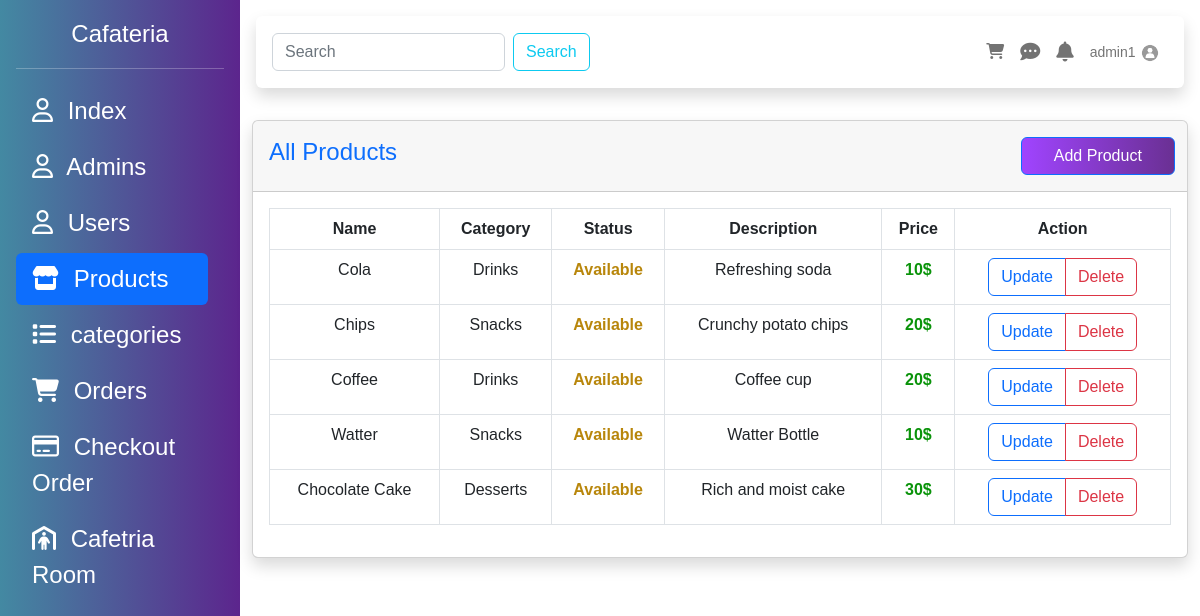
The page /products.php (signed in) on the database its author committed.
### tables this page shows
CREATE TABLE `products` (
  `id` int(10) UNSIGNED NOT NULL,
  `name` varchar(255) NOT NULL,
  `description` text DEFAULT NULL,
  `price` float NOT NULL,
  `picture` varchar(255) NOT NULL,
  `category_id` int(10) UNSIGNED NOT NULL,
  `status` enum('Available','Not Available') DEFAULT 'Available',
  `created_at` timestamp NOT NULL DEFAULT current_timestamp()
);

CREATE TABLE `categories` (
  `id` int(10) UNSIGNED NOT NULL,
  `category_name` varchar(255) NOT NULL,
  `category_description` text DEFAULT NULL,
  `created_at` timestamp NOT NULL DEFAULT current_timestamp()
);

### DataBase/DBCLass.php (called while the page is built, shortened)
<?php
require "connect.php";
class Table extends Database{
    public $TbName;
    public function __construct($tableName){
        $this->TbName = $tableName;
    }
    public function Select(array $columns, $condition=1){
        $statement = "SELECT " . implode(",", $columns) . " FROM {$this->TbName} WHERE $condition";
        try {
            $selected = parent::connect()->query($statement);
            return $selected;
        } catch (PDOException $e){
            throw new Exception("PDO Error: " . $e->getMessage());
        }
    }
    public function FindById($cond,$value){
        $sql = "SELECT * FROM {$this->TbName} WHERE $cond = :val";
        $Sel = parent::connect()->prepare($sql);
        $Sel->execute(['val' => $value]);
        if($Sel->rowCount() > 0){
            $result = $Sel->fetch();
            return $result;
        }else{
            throw new Exception("is not Found");
        }
    }
    public function SelectInnerJoinTable($tableName,array $firstTableColumns,array $secondTableColumns,$condition, $condition2 = 1){
        $firstRequiredColumns=array();
        $secondRequiredColumns=array();
        foreach ($firstTableColumns as $col){
            $firstRequiredColumns[]="$tableName"."."."$col";
        }
        foreach ($secondTableColumns as $col){
            $secondRequiredColumns[]="$this->TbName"."."."$col";
        }
        $statement="SELECT ".implode(",",$firstRequiredColumns).",".implode(",",$secondRequiredColumns)." FROM $this->TbName inner join $tableName on $condition where $condition2";
        try {
            $selected=parent::connect()->query($statement);
            return $selected;
        }catch (PDOException $e){
            throw new Exception("PDO Error: ". $e->getMessage() );
        }
    }
}
?>

### DataBase/connect.php (called while the page is built, shortened)
<?php
class Database{
    static protected $connection = false ;
    private static $server = 'localhost';
    private static $root = "root";
    private static $pass = "";
    private static $Db = "cafeteria";
    public static function connect(){
        if(!self::$connection){
            try {
                self::$connection = new PDO("mysql:host=".self::$server.";dbname=".self::$Db."", self::$root, self::$pass);
            } catch (PDOException $e) {
                die("PDO CONNECTION ERROR: " . $e->getMessage() . "<br/>");
            }
        }
        return self::$connection;
    }
}
?>

### products/listProducts.php (the view, shortened to what this page needs)
<div class="container-fluid">
    <div class="card shadow mb-4">
        <div class="card-header py-3">
            <div class="row justify-content-between align-items-center">
                <h4 class="col text-primary">All Products</h4>
                <a href="?add=Room" class="col-2 me-2 btn btn-primary">Add Product</a>
            </div>
        </div>
        <div class="card-body">
            <div class="table-responsive">
                <table class="table table-bordered table-hover table-responsive">
                    <thead>
                    <tr>
                        <th scope="col" class="text-center">Name</th>
                        <th scope="col" class="text-center">Category</th>
                        <th scope="col" class="text-center">Status</th>
                        <th scope="col" class="text-center">Description</th>
                        <th scope="col" class="text-center">Price</th>
                        <th scope="col" class="text-center">Action</th>
                    </tr>
                    </thead>
                    <tbody>
                    <?php
                    while ($row = $selected->fetch(PDO::FETCH_ASSOC)) {
                        $statusColor = ($row['status'] == "Available") ? "darkgoldenrod" : "red";
                        echo "<tr>";
                        echo "<td scope='col' class='text-center'>{$row['name']}</td>";
                        echo "<td scope='col' class='text-center'>{$row['category_name']}</td>";
                        echo "<td scope='col' class='text-center' style='color:$statusColor; font-weight: bold'>{$row['status']}</td>";
                        echo "<td scope='col' class='text-center'>{$row['description']}</td>";
                        echo "<td scope='col' class='text-center' style='color: #0a930a; font-weight: bold'>{$row['price']}$</td>";
                        echo "<td scope='col' class='text-center'>
                            <div class='btn-group' role='group'>
                                <a href='products.php?edit={$row['id']}' class='btn btn-outline-primary'>Update</a>
                                <a href='products/delete.php?id={$row['id']}' class='btn btn-outline-danger'>Delete</a>
                            </div>
                    </td>";
                        echo "</tr>";
                    }
                    ?>
                    </tbody>
                </table>
            </div>
        </div>
    </div>
</div>

### include/navbar.php (shortened to what this page needs)
<?php
    $newTable = new Table('admins');
    $currentAdmin = $newTable->FindById('id',$_SESSION['id']);
?>
<div id="body_content" class="flex-fill">
    <div class="p-3">
        <nav class="navbar navbar-expand-lg bg-white shadow rounded p-3 mb-3">
            <form class="d-flex" role="search">
                <input class="form-control me-2" type="search" placeholder="Search" aria-label="Search">
                <button class="btn btn-outline-info" type="submit">Search</button>
            </form>
            <ul class="navbar-nav ms-auto d-flex flex-row">
                <li class="nav-item me-3 me-lg-0">
                    <a class="nav-link" href="#!">
                        <i class="fas fa-shopping-cart"></i>
                    </a>
                </li>
                <li class="nav-item me-3 me-lg-0">
                    <a class="nav-link" href="#!">
                        <i class="fas fa-comment-dots fa-lg"></i>
                    </a>
                </li>
                <li class="nav-item me-3 me-lg-0">
                    <a class="nav-link" href="#!">
                        <i class="fas fa-bell fa-lg"></i>
                    </a>
                </li>
                <li class="nav-item dropdown me-3 me-lg-0">
                    <a class="nav-link dropdown-toggle" href="#" id="userDropdown" role="button" data-bs-toggle="dropdown" aria-expanded="false">
                    <span class="mr-2 d-none d-lg-inline text-gray-600 small"><?=$currentAdmin['username']?></span>
                        <img class="rounded-circle" src="uploads/<?= $currentAdmin['profile_picture']?>" width="20px" height="20px">
                    </a>
                </li>
            </ul>
        </nav>
    </div>

### include/sidebar.php (style rules this page uses)
html, body { height: 100%; font-family: 'Ubuntu', sans-serif; }
.dropdown-toggle::after { content: none; }
.btn-primary { background: #6a3093; background: -webkit-linear-gradient(to right, #a044ff, #6a3093); background: linear-gradient(to right, #a044ff, #6a3093); }

### rows shown on the page
products: name "Cola", category.category_name "Drinks", status "Available", description "Refreshing soda", price "10"
products: name "Chips", category.category_name "Snacks", status "Available", description "Crunchy potato chips", price "20"
products: name "Coffee", category.category_name "Drinks", status "Available", description "Coffee cup", price "20"
products: name "Watter", category.category_name "Snacks", status "Available", description "Watter Bottle", price "10"
products: name "Chocolate Cake", category.category_name "Desserts", status "Available", description "Rich and moist cake", price "30"

### other values the page prints
$currentAdmin['username'] "admin1"
